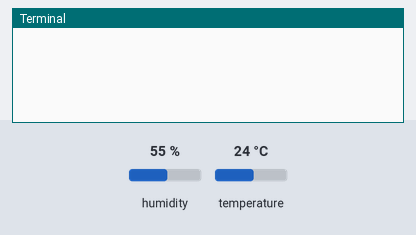
The program below on a simulated Raspberry Pi (BCM pin numbers). Parts: the last lines printed to the terminal. The inputs (shaded band) are chosen by the test bench; at power-on: humidity 55 %, temperature 24 °C.

Above: at 1.2 s.
1.3 s: humidity set to 22 %
At 2.4 s:
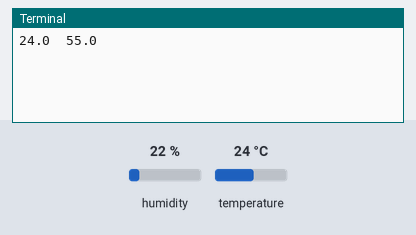
4.5 s: temperature set to 12 °C
At 5.8 s:
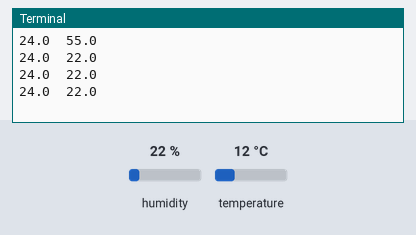
6.0 s: humidity set to 40 %
At 11.8 s:
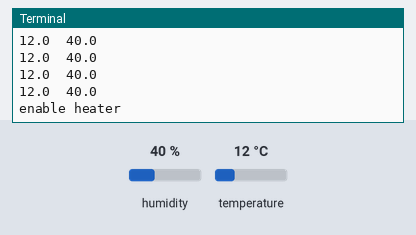
Timing chart, 0 to 13.3 s (numbered marks = the images above; inputs shaded):
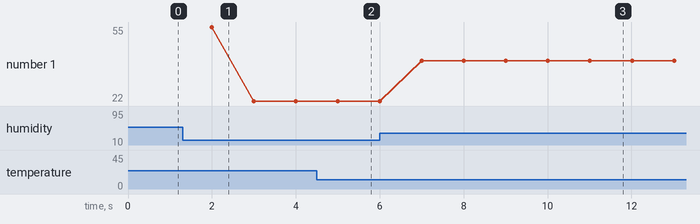

The program:

sht31_heater_test.py
```python
#!/usr/bin/python
import time
from smbus2 import SMBus, i2c_msg

# I2C bus 1 on a Raspberry Pi 3B+
# SDA on GPIO2=Pin3 and SCL on GPIO3=Pin5
# sensor +3V3 at Pin2 and GND at Pin6
DEVICE_BUS = 1

# device address SHT31
DEVICE_ADDR = 0x44

# init I2C
bus = SMBus(DEVICE_BUS)

#wait 1 s for sensor start up (> 1 ms according to datasheet)
time.sleep(1)

for _ in range(10):
    # send measurement command for non periodic high repeatability to the sensor (0x2400)
    msg = i2c_msg.write(DEVICE_ADDR, [0x24, 0x00])
    bus.i2c_rdwr(msg)

    # wait for measurement (15.5)
    time.sleep(1)

    # read 6 bytes; t: MSB, LSB, CRC; rh: MSB, LSB, CRC
    msg = i2c_msg.read(DEVICE_ADDR, 6)
    bus.i2c_rdwr(msg)

    # merge byte 0 and byte 1 to int16_t
    t_raw = msg.buf[0][0]<<8 | msg.buf[1][0]
    rh_raw = msg.buf[3][0]<<8 | msg.buf[4][0]

    # calculate according to datasheet section
    t = -45 + 175 * (t_raw/65535)
    rh = 100 * (rh_raw/65535)

    print(("{0:.1f}\t{1:.1f}").format(t, rh))

print ("enable heater")
# enable heater
msg = i2c_msg.write(DEVICE_ADDR, [0x30, 0x6D])
bus.i2c_rdwr(msg)

for _ in range(10):
    # send measurement command for non periodic high repeatability to the sensor (0x2400)
    msg = i2c_msg.write(DEVICE_ADDR, [0x24, 0x00])
    bus.i2c_rdwr(msg)

    # wait for measurement (15.5)
    time.sleep(1)

    # read 6 bytes; t: MSB, LSB, CRC; rh: MSB, LSB, CRC
    msg = i2c_msg.read(DEVICE_ADDR, 6)
    bus.i2c_rdwr(msg)

    # merge byte 0 and byte 1 to int16_t
    t_raw = msg.buf[0][0]<<8 | msg.buf[1][0]
    rh_raw = msg.buf[3][0]<<8 | msg.buf[4][0]

    # calculate according to datasheet section
    t = -45 + 175 * (t_raw/65535)
    rh = 100 * (rh_raw/65535)

    print(("{0:.1f}\t{1:.1f}").format(t, rh))

print ("status register")
# read the status register
msg = i2c_msg.write(DEVICE_ADDR, [0xF3, 0x2D])
bus.i2c_rdwr(msg)
# read 2 bytes
msg = i2c_msg.read(DEVICE_ADDR, 6)
bus.i2c_rdwr(msg)

print (bin(msg.buf[0][0]<<8 | msg.buf[1][0]))

print ("perform soft reset")
# soft reset
msg = i2c_msg.write(DEVICE_ADDR, [0x30, 0xA2])
bus.i2c_rdwr(msg)

# wait > 1.5 ms to allow sensor to enter idle state again
time.sleep(1)

print ("status register")
# read the status register
msg = i2c_msg.write(DEVICE_ADDR, [0xF3, 0x2D])
bus.i2c_rdwr(msg)
# read 2 bytes
msg = i2c_msg.read(DEVICE_ADDR, 6)
bus.i2c_rdwr(msg)

print (bin(msg.buf[0][0]<<8 | msg.buf[1][0]))


for _ in range(10):
    # send measurement command for non periodic high repeatability to the sensor (0x2400)
    msg = i2c_msg.write(DEVICE_ADDR, [0x24, 0x00])
    bus.i2c_rdwr(msg)

    # wait for measurement (15.5)
    time.sleep(1)

    # read 6 bytes; t: MSB, LSB, CRC; rh: MSB, LSB, CRC
    msg = i2c_msg.read(DEVICE_ADDR, 6)
    bus.i2c_rdwr(msg)

    # merge byte 0 and byte 1 to int16_t
    t_raw = msg.buf[0][0]<<8 | msg.buf[1][0]
    rh_raw = msg.buf[3][0]<<8 | msg.buf[4][0]

    # calculate according to datasheet section
    t = -45 + 175 * (t_raw/65535)
    rh = 100 * (rh_raw/65535)

    print(("{0:.1f}\t{1:.1f}").format(t, rh))

print ("disable heater")
# disable heater
msg = i2c_msg.write(DEVICE_ADDR, [0x30, 0x66])
bus.i2c_rdwr(msg)

for _ in range(10):
    # send measurement command for non periodic high repeatability to the sensor (0x2400)
    msg = i2c_msg.write(DEVICE_ADDR, [0x24, 0x00])
    bus.i2c_rdwr(msg)

    # wait for measurement (15.5)
    time.sleep(1)

    # read 6 bytes; t: MSB, LSB, CRC; rh: MSB, LSB, CRC
    msg = i2c_msg.read(DEVICE_ADDR, 6)
    bus.i2c_rdwr(msg)

    # merge byte 0 and byte 1 to int16_t
    t_raw = msg.buf[0][0]<<8 | msg.buf[1][0]
    rh_raw = msg.buf[3][0]<<8 | msg.buf[4][0]

    # calculate according to datasheet section
    t = -45 + 175 * (t_raw/65535)
    rh = 100 * (rh_raw/65535)

    print(("{0:.1f}\t{1:.1f}").format(t, rh))


bus.close()
```

Measured:
- after the input at 6.0 s, the terminal: prints a new line after 1.0 s (image 3)
- plotted number 1: 22 → 40 after the input at 6.0 s
